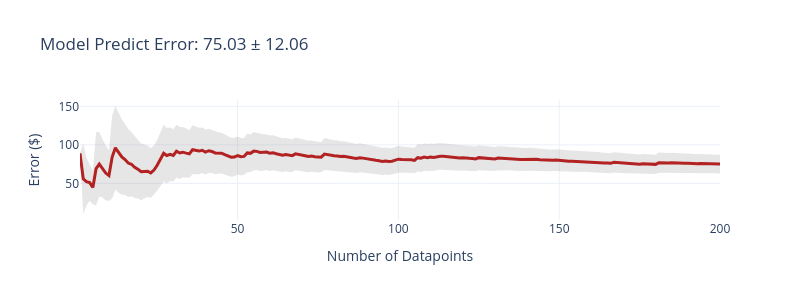
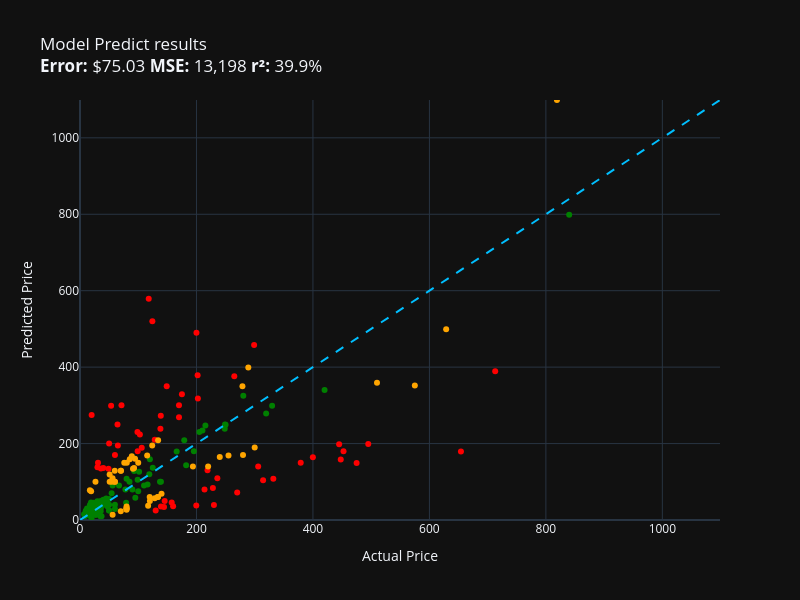

These figures' notebook cell, in order:
### Code cell
from util import evaluate

set_seed(42)
evaluate(model_predict, test)

### Figure 1 — Plotly figure (JSON) as saved in the notebook; plotly's stock layout.template omitted (floating-point values rounded to 4 significant figures; data arrays with more than 128 entries replaced by an {"elided": "..."} marker saying what was removed)
{"data": [{"fill": "toself", "fillcolor": "rgba(128,128,128,0.2)", "hoverinfo": "skip", "line": {"color": "rgba(255,255,255,0)"}, "name": "95% CI", "showlegend": false, "x": {"elided": "400 int values"}, "y": {"elided": "400 float values"}, "type": "scatter"}, {"customdata": {"elided": "200x1 float values"}, "hovertemplate": "n=%{x}<br>Avg Error=$%{y:,.2f}<br>±95% CI=$%{customdata[0]:,.2f}<extra></extra>", "line": {"color": "firebrick", "width": 3}, "mode": "lines", "name": "Cumulative Avg Error", "x": {"elided": "200 int values"}, "y": {"elided": "200 float values"}, "type": "scatter"}], "layout": {"title": {"text": "Model Predict Error: 75.03 ± 12.06"}, "xaxis": {"title": {"text": "Number of Datapoints"}}, "yaxis": {"title": {"text": "Error ($)"}}, "width": 800, "height": 300, "showlegend": false}}

### Figure 2 — Plotly figure (JSON) as saved in the notebook; plotly's stock layout.template omitted (floating-point values rounded to 4 significant figures)
{"data": [{"hovertemplate": "%{customdata[0]}<extra></extra>", "legendgroup": "red", "marker": {"color": "red", "symbol": "circle", "size": 6}, "mode": "markers", "name": "red", "orientation": "v", "showlegend": true, "x": [219.0, 230.0, 144.3, 713.0, 379.0, 175.0, 332.0, 452.5, 495.0, 98.65, 19.99, 159.9, 213.8, 199.7, 145.4, 202.0, 130.0, 475.0, 53.4, 40.0, 202.4, 235.9, 445.0, 35.87, 124.3, 29.95, 306.0, 228.2, 157.4, 269.9, 139.0, 118.0, 399.9, 299.0, 314.4, 30.93, 128.3, 170.0, 102.8, 200.0, 98.99, 71.23, 64.99, 138.1, 64.37, 264.9, 106.0, 48.99, 447.7, 148.9, 654.1, 49.99, 59.99, 138.7, 170.0], "xaxis": "x", "y": [130.0, 39.0, 34.0, 389.0, 150.0, 329.0, 108.0, 180.0, 199.0, 230.0, 275.0, 36.0, 80.0, 38.0, 50.0, 379.0, 25.0, 149.0, 299.0, 136.0, 318.0, 109.0, 198.0, 135.0, 520.0, 138.0, 140.0, 84.0, 46.0, 72.0, 35.0, 579.0, 164.0, 458.0, 104.0, 150.0, 210.0, 269.0, 224.0, 490.0, 180.0, 300.0, 195.0, 239.0, 250.0, 376.0, 189.0, 134.0, 158.0, 350.0, 179.0, 200.0, 170.0, 273.0, 300.0], "yaxis": "y", "type": "scatter", "customdata": [["Excess V2 Distortion/Modulation Pedal  \nGuess=$130.00 Actual=$219.00"], ["UPC RBC12-UPC Replacement Battery Cartri...\nGuess=$39.00 Actual=$229.99"], ["Lexmark X651 Compatible Toner Cartridge ...\nGuess=$34.00 Actual=$144.29"], ["Bam France 2002XL Contoured Hightech 4/4...\nGuess=$389.00 Actual=$713.00"], ["Metabo HPT 36V MultiVolt Cordless Rotary...\nGuess=$150.00 Actual=$379.00"], ["SKB iSeries 3i-13096-6KP Camera Case  \nGuess=$329.00 Actual=$174.99"], ["Bam Trekking 3027SB Black Clarinet Backp...\nGuess=$108.00 Actual=$332.00"], ["DEWALT 20V MAX XR Impact Driver with Blu...\nGuess=$180.00 Actual=$452.53"], ["Compact High‑Performance Mini PC  \nGuess=$199.00 Actual=$495.00"], ["Oil‑Rubbed Bronze Freestanding Tub Fille...\nGuess=$230.00 Actual=$98.65"], ["Handar 10GBase‑LR SFP+ Transceiver  \nGuess=$275.00 Actual=$19.99"], ["GanFindX Portable Hand Control System  \nGuess=$36.00 Actual=$159.90"], ["Travelpro Platinum Elite Slim Business L...\nGuess=$80.00 Actual=$213.83"], ["JRready Deutsch DT Series Connector Kit ...\nGuess=$38.00 Actual=$199.68"], ["Wenger City Upgrade 16\" Laptop Backpack ...\nGuess=$50.00 Actual=$145.42"], ["LED Tail Light Assembly for 2014‑2021 To...\nGuess=$379.00 Actual=$201.99"], ["3D Tree Hole Stair Risers Vinyl Mural  \nGuess=$25.00 Actual=$129.99"], ["Kohler Filtered Water Faucet  \nGuess=$149.00 Actual=$475.00"], ["Portable 7500L Mini Projector  \nGuess=$299.00 Actual=$53.40"], ["Dual‑Intensity Amber Pindicator  \nGuess=$136.00 Actual=$40.00"], ["Evan‑Fischer Front Bumper Cover for 2015...\nGuess=$318.00 Actual=$202.38"], ["Sumerain LED Waterfall Bathroom Faucet  \nGuess=$109.00 Actual=$235.86"], ["Lighted Triangle Mirror Cabinet with Doo...\nGuess=$198.00 Actual=$445.00"], ["Beck/Arnley Air Filter  \nGuess=$135.00 Actual=$35.87"], ["Dell Optiplex 390 19\" Desktop Bundle  \nGuess=$520.00 Actual=$124.27"], ["Ceramic Talavera Mexican Tile 4x4\" – 9‑P...\nGuess=$138.00 Actual=$29.95"], ["Kingston Brass Clawfoot Tub Faucet  \nGuess=$140.00 Actual=$305.99"], ["Pioneer 2‑Handle Kitchen Faucet  \nGuess=$84.00 Actual=$228.22"], ["Grey Pneumatic 1311SD 8‑Point Impact Soc...\nGuess=$46.00 Actual=$157.43"], ["Aeromotive X1 Adjustable Fuel Regulator ...\nGuess=$72.00 Actual=$269.95"], ["Urth 62mm UV, CPL, ND2-400 Lens Filter K...\nGuess=$35.00 Actual=$139.00"], ["LSI Broadcom 9300-8i 8‑Port 12Gb/s SATA+...\nGuess=$579.00 Actual=$118.00"], ["Canon Sure Shot 90U 35mm Compact Camera ...\nGuess=$164.00 Actual=$399.89"], ["Mikrotik RB3011 RouterBOARD 10xGigabit  \nGuess=$458.00 Actual=$299.00"], ["BMW 335i/135i AC Compressor Kit  \nGuess=$104.00 Actual=$314.41"], ["Wilkinson LOW GAUSS Vintage Tone Strat S...\nGuess=$150.00 Actual=$30.93"], ["DuraGo Front Hub Assembly  \nGuess=$210.00 Actual=$128.34"], ["Ibanez Acoustic Mandolin M510 A‑Style  \nGuess=$269.00 Actual=$169.99"], ["Volvo Engine Cooling Coolant System  \nGuess=$224.00 Actual=$102.85"], ["Universal Power Group 12V 100Ah Sealed L...\nGuess=$490.00 Actual=$199.99"], ["Auertech Portable Twin‑Tub Mini Washer  \nGuess=$180.00 Actual=$98.99"], ["Amana SC587 Carbide-Tipped 3-Wing Bevele...\nGuess=$300.00 Actual=$71.23"], ["UPR Mach 1 Chin Spoiler  \nGuess=$195.00 Actual=$64.99"], ["ASUS 27\" 1080P Full HD Monitor  \nGuess=$239.00 Actual=$138.10"], ["17.3\" HD Glossy LCD Replacement Screen  \nGuess=$250.00 Actual=$64.37"], ["APS iBoard 5‑Inch Stainless Steel Runnin...\nGuess=$376.00 Actual=$264.95"], ["9\" Android Auto & CarPlay 9‑inch Touchsc...\nGuess=$189.00 Actual=$106.00"], ["Premium Front Suspension Steering Knuckl...\nGuess=$134.00 Actual=$48.99"], ["Carbon Fiber Racing Steering Wheel with ...\nGuess=$158.00 Actual=$447.74"], ["Vinyl Roll‑Up Tonneau Cover Kit for Toyo...\nGuess=$350.00 Actual=$148.88"], ["Empava 24\" Electric Single Wall Oven  \nGuess=$179.00 Actual=$654.14"], ["4/4 Viola Bow Carbon Fiber  \nGuess=$200.00 Actual=$49.99"], ["Fender Voodoo Child Coiled Instrument Ca...\nGuess=$170.00 Actual=$59.99"], ["Garmin GT15M-TM Transom‑Mount Transducer...\nGuess=$273.00 Actual=$138.74"], ["Xiaomi Redmi 10 2022 6.5\" 50MP Quad Came...\nGuess=$300.00 Actual=$169.99"]]}, {"hovertemplate": "%{customdata[0]}<extra></extra>", "legendgroup": "green", "marker": {"color": "green", "symbol": "circle", "size": 6}, "mode": "markers", "name": "green", "orientation": "v", "showlegend": true, "x": [116.0, 29.85, 215.3, 35.74, 329.9, 19.99, 54.32, 79.2, 32.98, 49.98, 210.2, 119.0, 84.95, 19.99, 59.95, 37.87, 34.99, 24.99, 17.99, 31.77, 35.49, 6.99, 11.99, 77.96, 110.0, 89.99, 124.9, 31.61, 16.99, 18.89, 49.9, 9.95, 18.59, 12.0, 98.95, 26.99, 182.3, 120.0, 45.67, 21.99, 94.99, 19.97, 34.95, 8.5, 33.99, 99.99, 36.99, 249.0, 24.95, 31.0, 59.99, 195.5, 24.66, 19.95, 55.99, 15.99, 166.0, 19.99, 179.0, 138.9, 137.3, 29.99, 14.99, 205.0, 250.0, 19.5, 32.0, 44.95, 32.97, 19.0, 46.99, 319.6, 49.95, 25.99, 41.99, 12.98, 840.0, 22.88, 49.99, 39.99, 9.99, 24.95, 21.99, 420.0, 22.7, 101.5, 27.99, 93.02, 24.95, 248.5, 21.99, 66.99, 34.94, 34.99, 79.99, 280.4, 25.99], "xaxis": "x", "y": [93.0, 49.0, 247.0, 50.0, 299.0, 30.0, 70.0, 45.0, 25.0, 55.0, 234.0, 120.0, 100.0, 23.0, 40.0, 37.0, 29.0, 25.0, 10.0, 40.0, 23.0, 15.0, 19.0, 80.0, 90.0, 80.0, 137.0, 25.0, 39.0, 46.0, 25.0, 23.0, 34.0, 30.0, 105.0, 13.0, 143.0, 159.0, 47.0, 40.0, 58.0, 14.0, 10.0, 10.0, 26.0, 75.0, 10.0, 250.0, 30.0, 17.0, 29.0, 180.0, 27.0, 5.0, 90.0, 19.0, 179.0, 20.0, 209.0, 100.0, 100.0, 17.0, 20.0, 230.0, 249.0, 31.0, 35.0, 56.0, 36.0, 14.0, 36.0, 279.0, 40.0, 16.0, 46.0, 13.0, 799.0, 45.0, 25.0, 53.0, 24.0, 18.0, 38.0, 340.0, 20.0, 126.0, 30.0, 128.0, 39.0, 239.0, 30.0, 90.0, 30.0, 30.0, 108.0, 325.0, 20.0], "yaxis": "y", "type": "scatter", "customdata": [["Telpo Headlight Assembly for 2015‑2017 T...\nGuess=$93.00 Actual=$115.99"], ["Raven Pro Document Scanner Stand  \nGuess=$49.00 Actual=$29.85"], ["ACDelco GM FW339 Front Wheel Hub & Beari...\nGuess=$247.00 Actual=$215.33"], ["Dryer Heating Element & Thermostat/Fuse ...\nGuess=$50.00 Actual=$35.74"], ["High‑Efficiency Twin‑Cylinder Air Compre...\nGuess=$299.00 Actual=$329.90"], ["UltraPro 46mm Close‑Up Macro Filter Kit ...\nGuess=$30.00 Actual=$19.99"], ["CB-6 Extra Hard Chamois Bass Drum Mallet...\nGuess=$70.00 Actual=$54.32"], ["Panasonic KX-DECT 6.0 PLUS Digital Cordl...\nGuess=$45.00 Actual=$79.20"], ["LOVE MEI Galaxy S10 Lite Heavy Duty Shoc...\nGuess=$25.00 Actual=$32.98"], ["LD Products High Yield Toner Cartridge –...\nGuess=$55.00 Actual=$49.98"], ["APS iBoard 6‑inch Aluminum Running Board...\nGuess=$234.00 Actual=$210.23"], ["PEMP E65/E66 Optical Fiber Box for BMW  \nGuess=$120.00 Actual=$119.00"], ["HK 13\" Heavy Duty Black Push-Open Cash D...\nGuess=$100.00 Actual=$84.95"], ["June Garden Sweet Dolly Charlotte 10\" So...\nGuess=$23.00 Actual=$19.99"], ["Deco Mount Pro Tripod Mic Stand Bundle  \nGuess=$40.00 Actual=$59.95"], ["120 V/15 A Right‑Angle GFCI Plug, Yellow...\nGuess=$37.00 Actual=$37.87"], ["Mylites+ Standard Comic Book Mylar Sleev...\nGuess=$29.00 Actual=$34.99"], ["LED Light Kit for Lego Sonic Green Hill ...\nGuess=$25.00 Actual=$24.99"], ["152mm Bi-Metal Hole Saw  \nGuess=$10.00 Actual=$17.99"], ["TropicalLife 18‑Inch Large Backpack  \nGuess=$40.00 Actual=$31.77"], ["Adams Check Payment & Deposit Register –...\nGuess=$23.00 Actual=$35.49"], ["Retevis RT68 Soft Earhook Walkie Talkie ...\nGuess=$15.00 Actual=$6.99"], ["Laisomeke IP67 Waterproof Junction Box  \nGuess=$19.00 Actual=$11.99"], ["Solar Pendant Shed Light with Remote Con...\nGuess=$80.00 Actual=$77.96"], ["Western Digital 2TB Enterprise RE4-GP SA...\nGuess=$90.00 Actual=$109.95"], ["DiMarzio DP 163 BluesBucker Pickup  \nGuess=$80.00 Actual=$89.99"], ["PM Auto Front Right Quick Complete Strut...\nGuess=$137.00 Actual=$124.94"], ["Flip Cover with Stand & Card Slot for Le...\nGuess=$25.00 Actual=$31.61"], ["Miyaya Funny Horse Mask  \nGuess=$39.00 Actual=$16.99"], ["Allmotorparts Engine Thermostat for Hond...\nGuess=$46.00 Actual=$18.89"], ["Ultra Duster Canned Air Net – 10 oz 6‑Pa...\nGuess=$25.00 Actual=$49.90"], ["IQShield LiquidSkin Screen Protector  \nGuess=$23.00 Actual=$9.95"], ["Neporal Full Spectrum 6000K A19 LED Ligh...\nGuess=$34.00 Actual=$18.59"], ["Satco 4-Count LED A19 Light Bulbs  \nGuess=$30.00 Actual=$12.00"], ["Archangel 6‑Inch Action Figure  \nGuess=$105.00 Actual=$98.95"], ["Stick‑On Dressage Course Letters  \nGuess=$13.00 Actual=$26.99"], ["ANZO USA 111207 Crystal Headlights  \nGuess=$143.00 Actual=$182.28"], ["EMART 10ft Adjustable C‑Stand with Boom ...\nGuess=$159.00 Actual=$119.99"], ["KOHLER K--CP Slider Assembly  \nGuess=$47.00 Actual=$45.67"], ["KUNN Compact Electrician Tool Pouch  \nGuess=$40.00 Actual=$21.99"], ["Trim Kit for 2‑Handle Shower & Tub Valve...\nGuess=$58.00 Actual=$94.99"], ["iPhone 12/12 Pro Nicaragua Guardabarranc...\nGuess=$14.00 Actual=$19.97"], ["Custom Replacement Infrared Remote  \nGuess=$10.00 Actual=$34.95"], ["KS K-STORM Silicone Mushroom EarTips  \nGuess=$10.00 Actual=$8.50"], ["Water‑Resistant USB Laptop Backpack for ...\nGuess=$26.00 Actual=$33.99"], ["Luminance 4‑Light Vanity Wall Light  \nGuess=$75.00 Actual=$99.99"], ["ReplacementBrand 3-Pack GE RPWF Compatib...\nGuess=$10.00 Actual=$36.99"], ["MGP Caliper Covers – Set of 4 Red Powder...\nGuess=$250.00 Actual=$249.00"], ["Royal Designs Decorative Tree Finial  \nGuess=$30.00 Actual=$24.95"], ["NewFantasia 2.5mm TRRS Balanced Audio Ca...\nGuess=$17.00 Actual=$31.00"], ["Forged Carbon Fiber Case for iPhone 14 P...\nGuess=$29.00 Actual=$59.99"], ["MXR Carbon Copy Deluxe Analog Delay  \nGuess=$180.00 Actual=$195.50"], ["Berta 1-1/4\" Overlay 90° Soft Close Cabi...\nGuess=$27.00 Actual=$24.66"], ["Chalkboard Name Badges with Magnetic Bac...\nGuess=$5.00 Actual=$19.95"], ["4‑Pack 1000 lm Solar Street Light with M...\nGuess=$90.00 Actual=$55.99"], ["CIVIE 60W 6‑Port USB Desktop Charger  \nGuess=$19.00 Actual=$15.99"], ["Cardone 84-58642 HEI Electronic Distribu...\nGuess=$179.00 Actual=$165.99"], ["Kastar 3600 mAh 7.4V Lithium‑Ion Replace...\nGuess=$20.00 Actual=$19.99"], ["18\" White Undermount Ceramic Single-Bowl...\nGuess=$209.00 Actual=$179.00"], ["Yamaha Mountain Max Seat Cover Replaceme...\nGuess=$100.00 Actual=$138.95"], ["Evan Fischer Dual Fan Cooling Assembly  \nGuess=$100.00 Actual=$137.34"], ["AZX Stylus Pencil for iPad (2021‑2022 Mo...\nGuess=$17.00 Actual=$29.99"], ["Unistorm Aluminum Case for Raspberry Pi ...\nGuess=$20.00 Actual=$14.99"], ["SP-8102BU 1/4\" Hex Impact Driver  \nGuess=$230.00 Actual=$204.99"], ["Music Hall PA15.3 Phono Preamplifier  \nGuess=$249.00 Actual=$250.00"], ["Lorell Bell Chair Glide – 2.5\" Black  \nGuess=$31.00 Actual=$19.50"], ["CTLAMP XL-2100 Replacement TV Lamp  \nGuess=$35.00 Actual=$32.00"], ["Sky High Car Audio 14 AWG CCA Speaker Wi...\nGuess=$56.00 Actual=$44.95"], ["Couples Conversation Card Deck  \nGuess=$36.00 Actual=$32.97"], ["The Puppet Company Carpet Unicorn Glove ...\nGuess=$14.00 Actual=$19.00"], ["KYX Racing Hardened Steel Center Drive S...\nGuess=$36.00 Actual=$46.99"], ["Venom Power Terra Hunter R/T+ 35X12.5R20...\nGuess=$279.00 Actual=$319.65"], ["Custom Engagement Logo Desk Embosser Sea...\nGuess=$40.00 Actual=$49.95"], ["Glitter Gold Snowflake Envelope Seal Sti...\nGuess=$16.00 Actual=$25.99"], ["LD 7‑Pack High‑Yield Black Ink Cartridge...\nGuess=$46.00 Actual=$41.99"], ["Wine A BIT Wall Decal  \nGuess=$13.00 Actual=$12.98"], ["Dell XPS 13 13.3\" Full‑HD Laptop  \nGuess=$799.00 Actual=$839.99"], ["VATOS Bubble Machine Gun Set  \nGuess=$45.00 Actual=$22.88"], ["BXYJY 360° Protective Case with S‑Pen Ho...\nGuess=$25.00 Actual=$49.99"], ["VONADO Space Wars Colonial Viper MK1 Bui...\nGuess=$53.00 Actual=$39.99"], ["Sony Bravia TV Replacement Remote (No Vo...\nGuess=$24.00 Actual=$9.99"], ["Disney Princess Sparkling Sleeping Beaut...\nGuess=$18.00 Actual=$24.95"], ["Sabermaster 70x40 cm Card Playmat  \nGuess=$38.00 Actual=$21.99"], ["Pacific Drums 16\"x18\" Floor Tom, Red‑to‑...\nGuess=$340.00 Actual=$419.99"], ["Star Wars Y‑Wing Fighter – Die‑Cast Meta...\nGuess=$20.00 Actual=$22.70"], ["DuraGo BR5330 Front Vented Disc Brake Ro...\nGuess=$126.00 Actual=$101.51"], ["Glovion Clip‑On Music Stand Light  \nGuess=$30.00 Actual=$27.99"], ["Samsung DA97-07603B Freezer Ice Maker As...\nGuess=$128.00 Actual=$93.02"], ["Think Gizmos Build‑Your‑Own Remote Contr...\nGuess=$39.00 Actual=$24.95"], ["PowerSport Front & Rear Brake Kit for Ol...\nGuess=$239.00 Actual=$248.51"], ["VTech Strum & Jam KidiBand 3-in-1 Musica...\nGuess=$30.00 Actual=$21.99"], ["KZ ZS10 Pro In‑Ear Monitor Headphone Bun...\nGuess=$90.00 Actual=$66.99"], ["Jada Toys Ryan’s World Combo Panda Airli...\nGuess=$30.00 Actual=$34.94"], ["Peel & Stick Hexagon Marble Backsplash (...\nGuess=$30.00 Actual=$34.99"], ["MonMount Triple Monitor Freestanding Tri...\nGuess=$108.00 Actual=$79.99"], ["Volvo AC Compressor & Clutch Set for C70...\nGuess=$325.00 Actual=$280.41"], ["Glitter Slim Leather Strap for Fitbit Ve...\nGuess=$20.00 Actual=$25.99"]]}, {"hovertemplate": "%{customdata[0]}<extra></extra>", "legendgroup": "orange", "marker": {"color": "orange", "symbol": "circle", "size": 6}, "mode": "markers", "name": "orange", "orientation": "v", "showlegend": true, "x": [54.95, 69.98, 79.36, 134.0, 124.0, 79.95, 80.34, 115.3, 819.0, 59.69, 55.88, 79.95, 255.0, 220.0, 119.7, 134.1, 91.0, 628.8, 240.0, 76.0, 279.9, 16.98, 120.0, 59.95, 575.0, 117.0, 89.0, 70.45, 59.86, 85.48, 69.99, 128.3, 80.39, 193.9, 510.0, 140.0, 19.11, 278.9, 56.0, 289.0, 94.49, 92.88, 300.0, 133.4, 26.59, 50.92, 99.99, 50.99], "xaxis": "x", "y": [100.0, 23.0, 30.0, 60.0, 195.0, 35.0, 30.0, 169.0, 1099.0, 129.0, 109.0, 27.0, 169.0, 140.0, 60.0, 209.0, 134.0, 499.0, 165.0, 150.0, 170.0, 78.0, 50.0, 100.0, 352.0, 37.0, 167.0, 129.0, 100.0, 159.0, 129.0, 57.0, 150.0, 140.0, 359.0, 69.0, 75.0, 350.0, 14.0, 399.0, 160.0, 136.0, 190.0, 60.0, 100.0, 119.0, 150.0, 100.0], "yaxis": "y", "type": "scatter", "customdata": [["NewPower99 6000 mAh Battery Replacement ...\nGuess=$100.00 Actual=$54.95"], ["EXMAX NG-10X Fresnel Lens Focusing Adapt...\nGuess=$23.00 Actual=$69.98"], ["GJY 10.6\" Portable TV with Built‑in ATSC...\nGuess=$30.00 Actual=$79.36"], ["Intermatic PX300 12V 300W Transformer wi...\nGuess=$60.00 Actual=$134.00"], ["Dominator Platinum RGB 32GB DDR4 3200MHz...\nGuess=$195.00 Actual=$124.00"], ["Clementoni 1000‑Piece Jigsaw Puzzle – Th...\nGuess=$35.00 Actual=$79.95"], ["4GB DDR2 1066MHz Desktop Memory Kit  \nGuess=$30.00 Actual=$80.34"], ["3-Drawer Mobile File Cabinet  \nGuess=$169.00 Actual=$115.35"], ["Canon EOS Rebel T7 DSLR Bundle with EF-S...\nGuess=$1,099.00 Actual=$819.00"], ["Evergreen Cylinder Head Gasket Set & Hea...\nGuess=$129.00 Actual=$59.69"], ["Task Roman Ogee Router Bit 1/4\" Shank, 1...\nGuess=$109.00 Actual=$55.88"], ["15\" Oil‑Rubbed Bronze Locking Shower Hea...\nGuess=$27.00 Actual=$79.95"], ["Tidal Front & Rear Fender Flares – 4‑Pac...\nGuess=$169.00 Actual=$254.99"], ["Dakota Alert MURS Driveway Probe Sensor ...\nGuess=$140.00 Actual=$219.99"], ["Fjallraven Kanken 15\" Laptop Backpack  \nGuess=$60.00 Actual=$119.65"], ["Diversitech 1/3 HP 115V Grey Motor  \nGuess=$209.00 Actual=$134.12"], ["Festool Platin 2 6‑Inch S1000 Grit Sandi...\nGuess=$134.00 Actual=$91.00"], ["Poison Spyder Rocker Knocker 10-08-020  \nGuess=$499.00 Actual=$628.76"], ["VLAND LED Smoked Taillights for Toyota C...\nGuess=$165.00 Actual=$239.99"], ["Wall Mounted Shower Faucet Set  \nGuess=$150.00 Actual=$76.00"], ["Trail Gear Twin Stick Shift Kit  \nGuess=$170.00 Actual=$279.92"], ["12 Pack Military Toy Soldiers Action Fig...\nGuess=$78.00 Actual=$16.98"], ["Pidoko Kids Train Table – Grey 90‑Piece ...\nGuess=$50.00 Actual=$119.97"], ["LEGO Marvel Avengers War Machine Buster ...\nGuess=$100.00 Actual=$59.95"], ["Walker Exhaust Ultra EPA 16478 Direct Fi...\nGuess=$352.00 Actual=$574.99"], ["4‑Piece 6x5.5 Wheel Spacer Set  \nGuess=$37.00 Actual=$116.95"], ["CradlePoint Compact Broadband Router CBR...\nGuess=$167.00 Actual=$89.00"], ["Pyle Wireless Backup Camera & 4.3” LCD M...\nGuess=$129.00 Actual=$70.45"], ["HP Pavilion P7‑1257C Motherboard AAHD3‑H...\nGuess=$100.00 Actual=$59.86"], ["ECCPP Power Steering Pump (21‑331)  \nGuess=$159.00 Actual=$85.48"], ["Skullcandy Hesh Evo Over‑Ear Bluetooth H...\nGuess=$129.00 Actual=$69.99"], ["Rohl Wire Sink Grid for UM3018 Kitchen S...\nGuess=$57.00 Actual=$128.28"], ["Diversitech UC2436‑3 Ultralite Condenser...\nGuess=$150.00 Actual=$80.39"], ["4\" Catback Exhaust Muffler Tip for Chevy...\nGuess=$140.00 Actual=$193.88"], ["Competition Clutch Disc & Pressure Plate...\nGuess=$359.00 Actual=$510.00"], ["StonKraft Brass Chess Board & Pieces  \nGuess=$69.00 Actual=$140.00"], ["Baumgartens Sicurix Blank PVC ID Cards  \nGuess=$75.00 Actual=$19.11"], ["Premium LED Tail Light Lamp for 2010‑201...\nGuess=$350.00 Actual=$278.94"], ["OEM Samsung IR Remote Control  \nGuess=$14.00 Actual=$56.00"], ["Audio‑Technica ATW‑T1002 System 10 Handh...\nGuess=$399.00 Actual=$289.00"], ["Intex River Run Connect Lounge (4-Pack) ...\nGuess=$160.00 Actual=$94.49"], ["BLANCO Valea Stainless Steel Sink Grid –...\nGuess=$136.00 Actual=$92.88"], ["HP LaserJet 2100 Workgroup Laser Printer...\nGuess=$190.00 Actual=$299.98"], ["Targus CityGear 15‑17.3” Laptop Backpack...\nGuess=$60.00 Actual=$133.43"], ["LED Module for Whirlpool Refrigerator  \nGuess=$100.00 Actual=$26.59"], ["Pyle PCA4 2x120 W Compact Home Audio Amp...\nGuess=$119.00 Actual=$50.92"], ["Dual Color LED Neon Sign for Gym  \nGuess=$150.00 Actual=$99.99"], ["Refresh 3‑Pack NSF‑53 Refrigerator Water...\nGuess=$100.00 Actual=$50.99"]]}, {"hoverinfo": "skip", "line": {"color": "deepskyblue", "dash": "dash", "width": 2}, "mode": "lines", "name": "y = x", "showlegend": false, "x": [0, 1099.0], "y": [0, 1099.0], "type": "scatter"}], "layout": {"xaxis": {"anchor": "y", "domain": [0.0, 1.0], "title": {"text": "Actual Price"}, "range": [0, 1099.0]}, "yaxis": {"anchor": "x", "domain": [0.0, 1.0], "title": {"text": "Predicted Price"}, "range": [0, 1099.0]}, "legend": {"title": {"text": "color"}, "tracegroupgap": 0}, "title": {"text": "Model Predict results<br><b>Error:</b> $75.03 <b>MSE:</b> 13,198 <b>r²:</b> 39.9%"}, "height": 600, "width": 800, "showlegend": false}}
